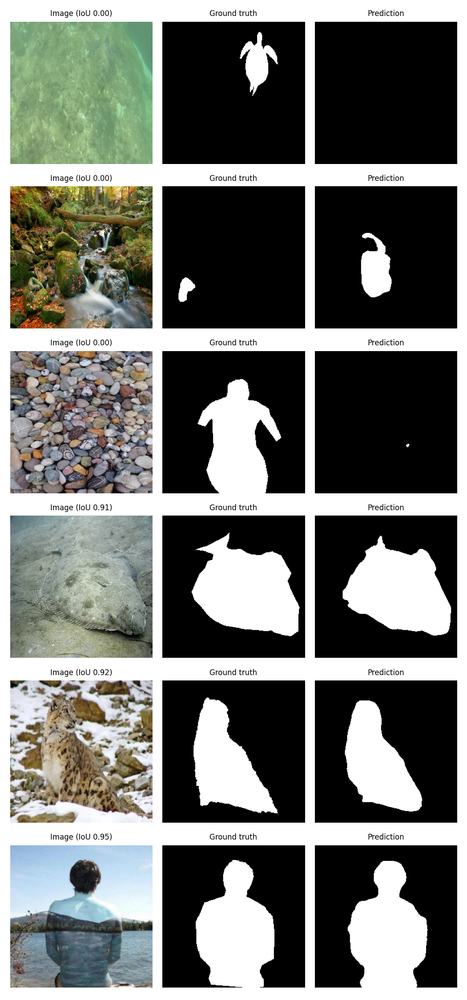
#> input picture aiml/training/test_examples.png, 467 x 1000 px, shrunk from 1050 x 2250 before the run
$ python -i edge_detection.py   (imports and definitions only)   (older library calls are emulated)
#> lines starting #> are read from the running program, lines starting #| are printed output that depends on the picture
#> further down, picture is the input picture: shape (1000, 467, 3); mean B, G, R 112.3, 116.5, 114.4
"""Gradient computation and texture feature extraction."""

import cv2
import numpy as np


def compute_gradient_magnitude(image: np.ndarray, ksize: int = 3) -> np.ndarray:
    """Calculate gradient magnitude using Sobel operators."""
#> called with ksize = 3
    if len(image.shape) == 3:
        gray = cv2.cvtColor(image, cv2.COLOR_BGR2GRAY)
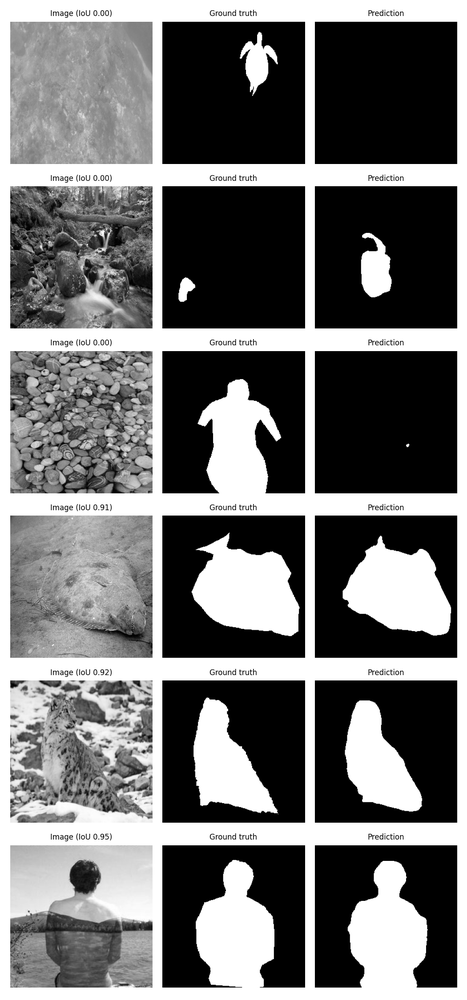
#> gray: shape (1000, 467); min 0, max 255, mean 115.4
    else:
        gray = image

    grad_x = cv2.Sobel(gray, cv2.CV_32F, 1, 0, ksize=ksize)
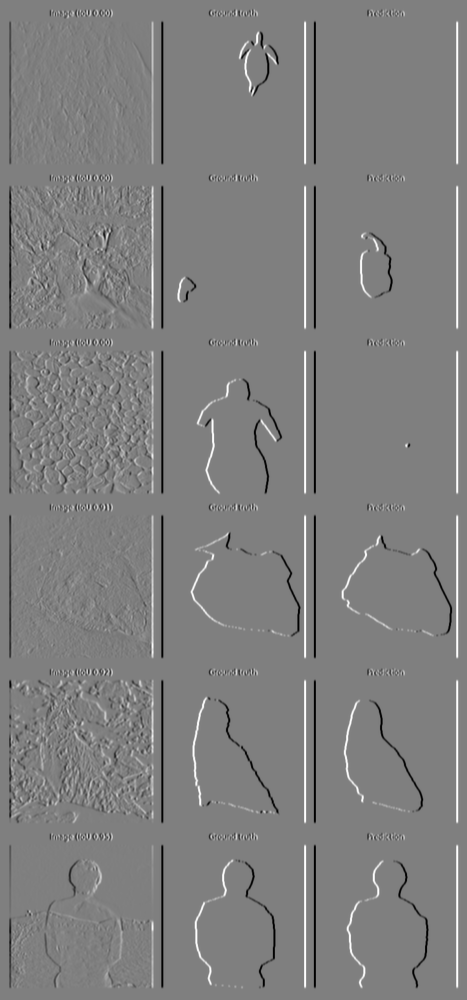
#> grad_x: shape (1000, 467) float32; min -1020, max 1020, mean 0; drawn with min black and max white
    grad_y = cv2.Sobel(gray, cv2.CV_32F, 0, 1, ksize=ksize)
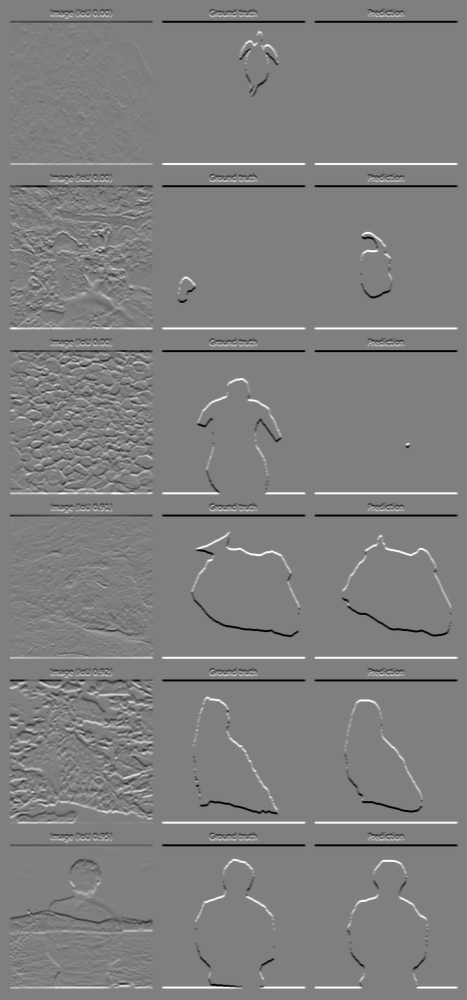
#> grad_y: shape (1000, 467) float32; min -1020, max 1020, mean 0; drawn with min black and max white

    magnitude = cv2.magnitude(grad_x, grad_y)
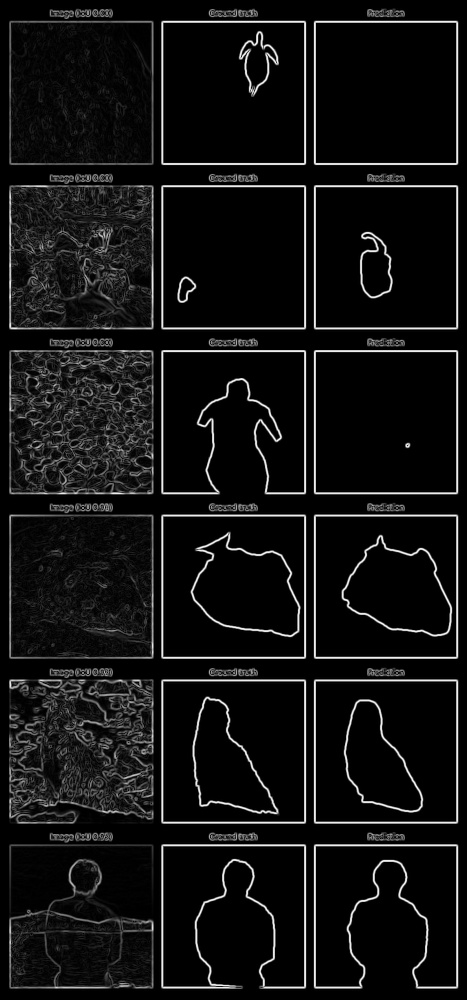
#> magnitude: shape (1000, 467) float32; min 0, max 1092.6, mean 80.3; drawn with min black and max white
    norm_mag = cv2.normalize(magnitude, None, 0, 255, cv2.NORM_MINMAX)
    return norm_mag.astype(np.uint8)


def extract_texture_edges(image: np.ndarray, low_thresh: int = 50, high_thresh: int = 150) -> np.ndarray:
    """Extract multi-scale structural boundaries with Canny edge detector."""
    if len(image.shape) == 3:
        gray = cv2.cvtColor(image, cv2.COLOR_BGR2GRAY)
    else:
        gray = image

    blurred = cv2.GaussianBlur(gray, (5, 5), 1.2)
    edges = cv2.Canny(blurred, low_thresh, high_thresh)
    return edges

>>> import cv2
>>> picture = cv2.imread('../../aiml/training/test_examples.png')
>>> result = compute_gradient_magnitude(picture)
